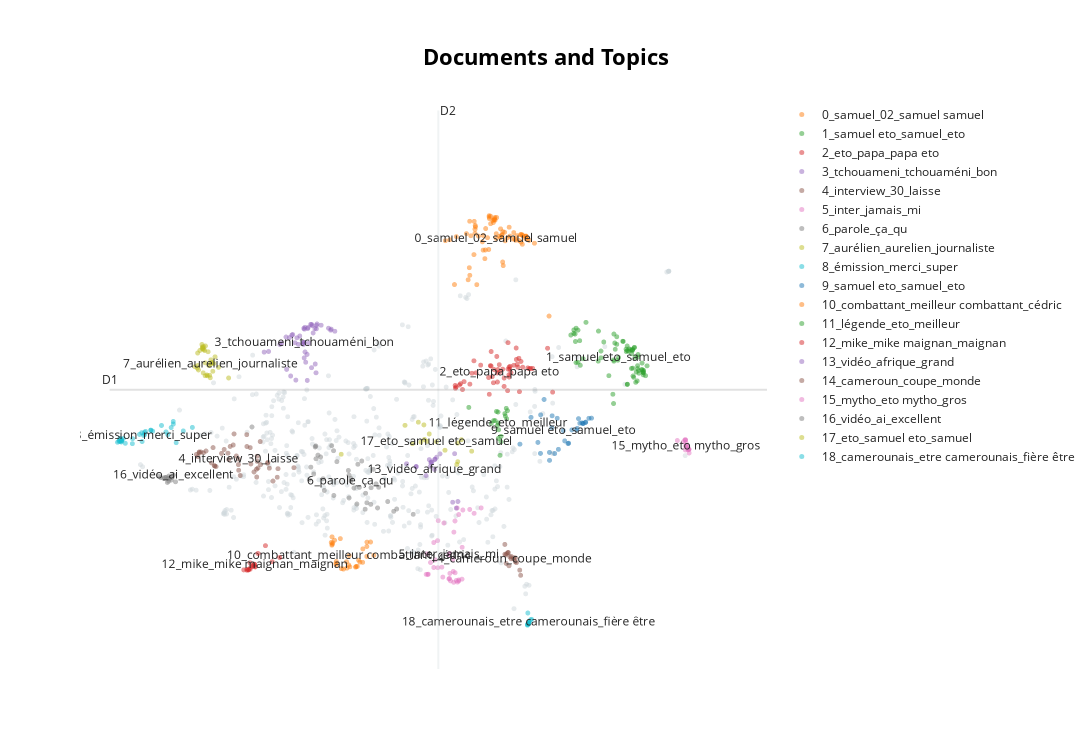

The notebook cell this image was saved under:
### Code cell
topic_model.visualize_documents(docs = cleaned_comments)
